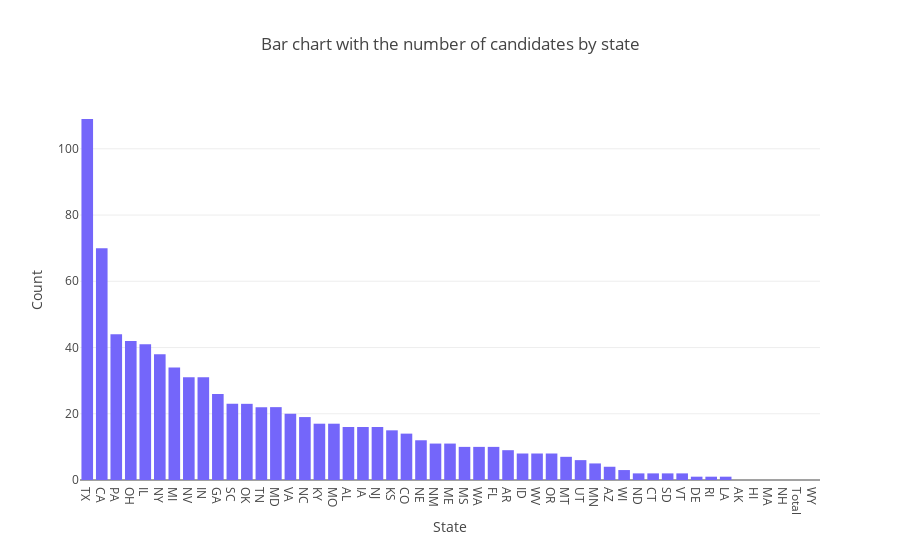

The notebook cell saved with this chart:
### Code cell
# State number of Officials
states_reps = pd.read_csv('states_reps.csv')
# Abbreviate state names
states_reps['State'].replace(to_replace=dict(us_state_abbrev), inplace=True)
states_reps = states_reps.sort_values('State', ascending=True)
# Adding 2 senators and 1 governor to each state's Officials column
states_reps['Officials'] = states_reps['Officials']  + 3


# Unique candidates in states
state_can_uniq = dem.drop_duplicates(['Candidate'], keep='first')
state_can_uniq = state_can_uniq.groupby('State')['Candidate'].count().reset_index()
state_can_uniq = pd.merge(state_can_uniq, states_reps, how='outer', on=['State'])
del state_can_uniq['Officials']
state_can_uniq.fillna(0, inplace=True)
state_can_uniq = state_can_uniq.sort_values('Candidate', ascending=False)

## Visuals


# List of all states and number of Progressive candidates
print("\033[1mList of states and the number of candidates from each\033[0m\n", state_can_uniq)


# Bar Plot of the number of Progressive candidates
import plotly as py
import plotly.graph_objs as go
import numpy as np
from scipy import special
import ipywidgets as widgets
py.offline.init_notebook_mode(connected=True)
x = state_can_uniq.State
y = state_can_uniq.Candidate
layout = go.Layout(title = 'Bar chart with the number of candidates by state', yaxis = dict(title = 'Count'), 
                   xaxis = dict(title = 'State'))
trace1 = go.Bar(x=x, y=y, name='Candidates by state', marker=dict(color='#7466fa'))
fig = go.Figure(data=[trace1], layout=layout)
py.offline.iplot(fig)


# Map of All states with their candidates
import plotly.plotly as py
import plotly.graph_objs as go
from plotly.offline import download_plotlyjs, init_notebook_mode, plot, iplot
x = state_can_uniq.State
y = state_can_uniq.Candidate
scl = [[0.0, 'rgb(242,240,247)'],[0.2, 'rgb(218,218,235)'],[0.4, 'rgb(188,189,220)'],\
            [0.6, 'rgb(158,154,200)'],[0.8, 'rgb(117,107,177)'],[1.0, 'rgb(84,39,143)']]
# Data object
data = [go.Choropleth(        
        colorscale = scl,
        autocolorscale = False,
        locations = state_can_uniq['State'],
        z = state_can_uniq['Candidate'].astype(float),
        locationmode = 'USA-states',
        text = state_can_uniq['State'],
        marker = dict(
            line = dict(
                color = 'rgb(255,255,255)',
                width = 2)),
        colorbar = dict(
            title = "States and Candidates")
        )]
layout = go.Layout(title = 'Map of the states with the number of candidates by state', yaxis = dict(title = 'Count'), 
                   xaxis = dict(title = 'State'),
                  geo = dict(scope = 'usa', projection = dict(type = 'albers usa'), showlakes = True, lakecolor = 'rgb(66, 165, 245)'))
fig = dict(data=data, layout=layout)
py.iplot(fig)

### Figure 1 — Plotly figure (JSON) as saved in the notebook; plotly's stock layout.template omitted (floating-point values rounded to 4 significant figures)
{"data": [{"marker": {"color": "#7466fa"}, "name": "Candidates by state", "type": "bar", "uid": "bffaf0a9-5eb9-4ac2-95c0-3ebadb08a6ec", "x": ["TX", "CA", "PA", "OH", "IL", "NY", "MI", "NV", "IN", "GA", "SC", "OK", "TN", "MD", "VA", "NC", "KY", "MO", "AL", "IA", "NJ", "KS", "CO", "NE", "NM", "ME", "MS", "WA", "FL", "AR", "ID", "WV", "OR", "MT", "UT", "MN", "AZ", "WI", "ND", "CT", "SD", "VT", "DE", "RI", "LA", "AK", "HI", "MA", "NH", "Total", "WY"], "y": [109, 70, 44, 42, 41, 38, 34, 31, 31, 26, 23, 23, 22, 22, 20, 19, 17, 17, 16, 16, 16, 15, 14, 12, 11, 11, 10, 10, 10, 9, 8, 8, 8, 7, 6, 5, 4, 3, 2, 2, 2, 2, 1, 1, 1, 0, 0, 0, 0, 0, 0]}], "layout": {"title": {"text": "Bar chart with the number of candidates by state"}, "xaxis": {"title": {"text": "State"}}, "yaxis": {"title": {"text": "Count"}}}}
